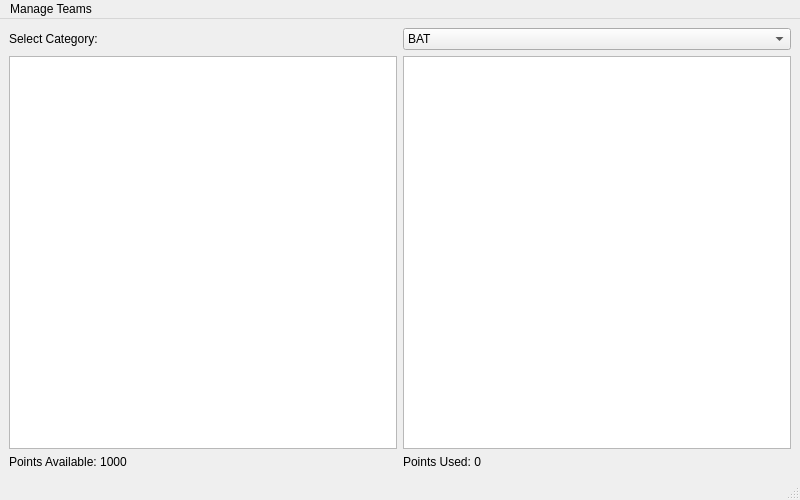
<?xml version="1.0" encoding="UTF-8"?>
<ui version="4.0">
 <class>FantasyCricketApp</class>
 <widget class="QMainWindow" name="FantasyCricketApp">
  <property name="geometry">
   <rect>
    <x>0</x>
    <y>0</y>
    <width>800</width>
    <height>500</height>
   </rect>
  </property>
  <property name="windowTitle">
   <string>Fantasy Cricket League</string>
  </property>
  <widget class="QWidget" name="centralwidget">
   <layout class="QVBoxLayout" name="verticalLayout">
    <item>
     <layout class="QHBoxLayout" name="topLayout">
      <item>
       <widget class="QLabel" name="label_category">
        <property name="text">
         <string>Select Category:</string>
        </property>
       </widget>
      </item>
      <item>
       <widget class="QComboBox" name="categoryCombo">
        <item>
         <property name="text">
          <string>BAT</string>
         </property>
        </item>
        <item>
         <property name="text">
          <string>BWL</string>
         </property>
        </item>
        <item>
         <property name="text">
          <string>AR</string>
         </property>
        </item>
        <item>
         <property name="text">
          <string>WK</string>
         </property>
        </item>
       </widget>
      </item>
     </layout>
    </item>
    <item>
     <layout class="QHBoxLayout" name="middleLayout">
      <item>
       <widget class="QListWidget" name="availableList"/>
      </item>
      <item>
       <widget class="QListWidget" name="selectedList"/>
      </item>
     </layout>
    </item>
    <item>
     <layout class="QHBoxLayout" name="bottomLayout">
      <item>
       <widget class="QLabel" name="labelAvailable">
        <property name="text">
         <string>Points Available: 1000</string>
        </property>
       </widget>
      </item>
      <item>
       <widget class="QLabel" name="labelUsed">
        <property name="text">
         <string>Points Used: 0</string>
        </property>
       </widget>
      </item>
     </layout>
    </item>
   </layout>
  </widget>
  <widget class="QMenuBar" name="menubar">
   <addaction name="actionManageTeams"/>
  </widget>
  <widget class="QStatusBar" name="statusbar"/>
  <action name="actionManageTeams">
   <property name="text">
    <string>Manage Teams</string>
   </property>
  </action>
 </widget>
 <resources/>
 <connections/>
</ui>
